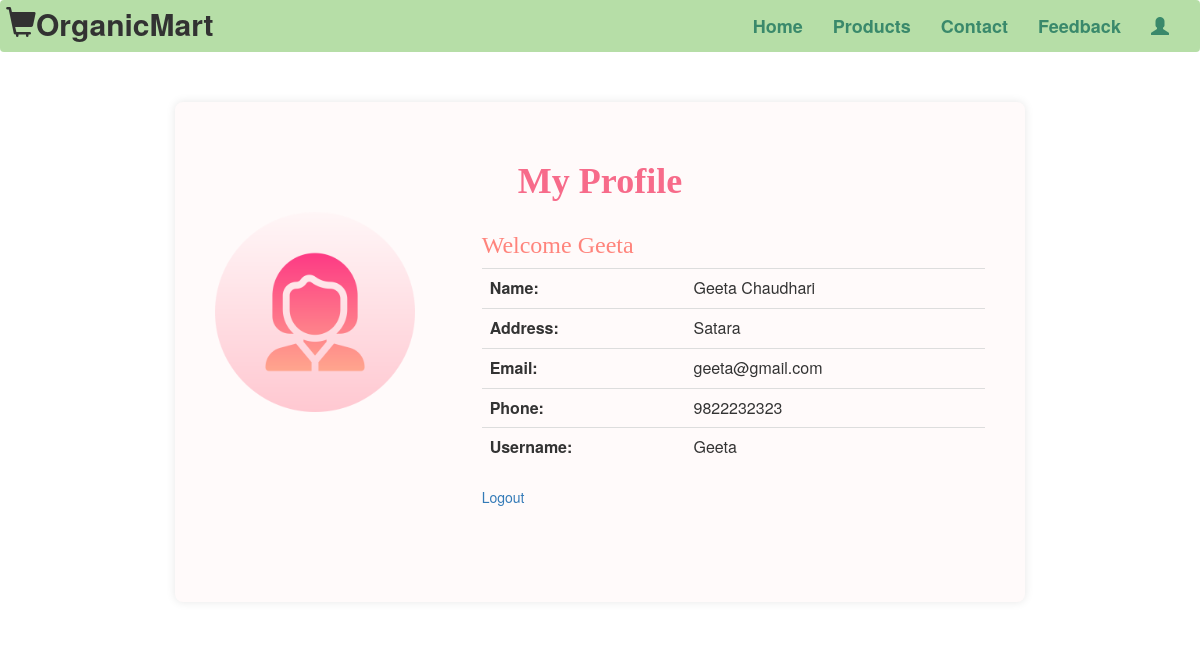
The app's page /user/profile.php (signed in) with its own data.
### tables this page shows
CREATE TABLE `register` (
  `name` varchar(30) DEFAULT NULL,
  `address` varchar(50) DEFAULT NULL,
  `email` varchar(50) DEFAULT NULL,
  `phone` varchar(10) DEFAULT NULL,
  `username` varchar(30) NOT NULL,
  `password` varchar(30) DEFAULT NULL
);

### user/profile.php (the view, shortened to what this page needs)
<html>
    <head>
    <link rel="stylesheet" href="https://maxcdn.bootstrapcdn.com/bootstrap/3.4.1/css/bootstrap.min.css">
    </head>
    <body>
    <nav class="navbar">
            <div class="container-fluid">
                <div class="navbar-header">
                    <a class="navbar-brand" href="#" class="logo" id="logo"><span class="glyphicon glyphicon-shopping-cart"></span>OrganicMart</a>
                </div>
                <div class="collapse navbar-collapse" id="myNavbar">
                <ul class="nav navbar-nav navbar-right">
                    <li><a href="index.php">Home</a></li>
                    <li class=dropdown><a class="dropdown-toggle" data-toggle="dropdown">Products</a>
                    </li>
                    <li><a href="contact.php">Contact</a></li>
                    <li><a href="rating.php">Feedback</a></li>
                    <li><a href=profile.php class="text-danger"><span class="glyphicon glyphicon-user"></span></a></li>
                </ul>
            </div>
        </nav>
        <div class="container">
        <div class="box">
        <h1 class="text-center">My Profile</h1>
        <div class="row">
            <div class="col-md-4">
                <img src="img/pr.png" style="height:200px; width:200px" alt="Profile Picture" class="img-fluid rounded-circle">
            </div>
            <div class="col-md-8">
                <h3>Welcome
                    <?php
                    $u = $_SESSION['username'];
                    echo $u;
                    ?>
                </h3>
                <?php
                $cn = mysqli_connect("localhost", "root", "");
                $q = "select * from register where username='$u'";
                $result = mysqli_query($cn, $q);
                if ($a = mysqli_fetch_array($result)) {
                    extract($a);
                    echo '<table class="table">
                            <tbody>
                                <tr>
                                    <th>Name:</th>
                                    <td>' . $name . '</td>
                                </tr>
                                <tr>
                                    <th>Address:</th>
                                    <td>' . $address . '</td>
                                </tr>
                                <tr>
                                    <th>Email:</th>
                                    <td>' . $email . '</td>
                                </tr>
                                <tr>
                                    <th>Phone:</th>
                                    <td>' . $phone . '</td>
                                </tr>
                                <tr>
                                    <th>Username:</th>
                                    <td>' . $u . '</td>
                                </tr>
                            </tbody>
                        </table>';
                }
                ?>
                <a href="logout.php">Logout</a>
                <p>&nbsp;</p>
            </div>
        </div>
        </div>
    </div>
</body>
</html>

### user/profile.php (style rules this page uses)
.box { height: 500px; align-items: center; width: 100%; max-width: 850px; background-color: #fffafa; padding: 40px; margin: 30px auto; box-shadow: 0 0 10px rgba(7, 7, 7, 0.1); border-radius: 8px; }
h1 { color:#f76b8a; font-family: 'Times New Roman', Times, serif; font-weight: bold; }
h3 { color:#ff847c; font-family: 'Times New Roman', Times, serif; }
nav { opacity: 0.8; background-color: #a4d792; }
.navbar #logo { font-size: 30px; color: black; padding:5px; }
.navbar a { font-weight: bold; color: #096c47; font-size:18px; }

### records on screen
register: name "Geeta Chaudhari", address "Satara", email "geeta@gmail.com", phone "9822232323"

### other values on screen
$u "Geeta"
